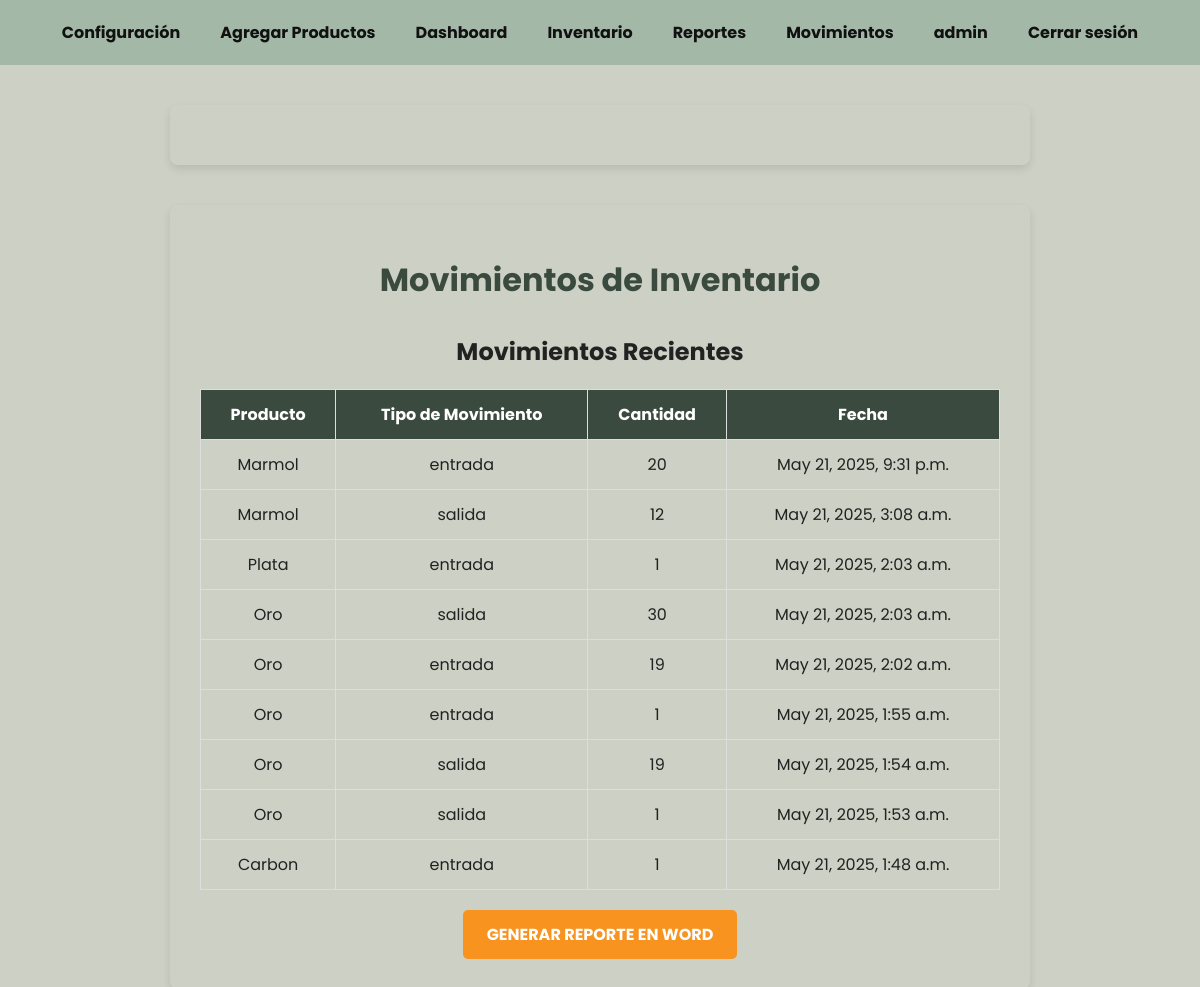
The page /reportes/ (signed in) on the database its author committed.
### inventario_app/models.py (models this page shows, shortened)
class Movimiento(models.Model):
    TIPO_MOVIMIENTO = (
        ('entrada', 'Entrada'),
        ('salida', 'Salida'),
    )
    producto = models.ForeignKey(Producto, on_delete=models.CASCADE)
    tipo_movimiento = models.CharField(max_length=7, choices=TIPO_MOVIMIENTO)
    cantidad = models.IntegerField()
    fecha = models.DateTimeField(auto_now_add=True)
    usuario = models.ForeignKey(User, on_delete=models.CASCADE)

class Producto(models.Model):
    nombre = models.CharField(max_length=255)
    descripcion = models.TextField()
    stock = models.IntegerField()
    precio = models.DecimalField(max_digits=10, decimal_places=2)
    imagen = models.ImageField(upload_to='productos/', null=True, blank=True)
    created_at = models.DateTimeField(auto_now_add=True)
    updated_at = models.DateTimeField(auto_now=True)

### inventario_app/views.py (the view)
# urls.py: path('reportes/', views.reportes_view, name='reportes'),
@login_required
def reportes_view(request):
    movimientos = Movimiento.objects.all().order_by('-fecha')
    movimientos_count = movimientos.count()
    return render(request, 'inventario_app/reportes.html', {
        'movimientos': movimientos,
        'movimientos_count': movimientos_count,
    })

### inventario_app/context_processors.py (called while the page is built)
def admin_check(request):
    print(f"Verificando usuario: {request.user.username}")  # Esto te confirmará que el context processor se ejecuta.
    if not request.user.is_authenticated:
        return {'es_admin': False}
    es_admin = request.user.groups.filter(name='Administrador').exists()
    return {'es_admin': es_admin}

### inventario_app/templates/inventario_app/reportes.html (shortened to what this page needs)
<!DOCTYPE html>
<html lang="es">
<head>
</head>
<body>
    {% include "inventario_app/navbar.html" %}
    <div class="container">
        <h1>Movimientos de Inventario</h1>
        <h2>Movimientos Recientes</h2>
        <table>
            <thead>
                <tr>
                    <th>Producto</th>
                    <th>Tipo de Movimiento</th>
                    <th>Cantidad</th>
                    <th>Fecha</th>
                </tr>
            </thead>
            <tbody>
                {% for movimiento in movimientos %}
                    <tr>
                        <td>{{ movimiento.producto.nombre }}</td>
                        <td>{{ movimiento.tipo_movimiento }}</td>
                        <td>{{ movimiento.cantidad }}</td>
                        <td>{{ movimiento.fecha }}</td>
                    </tr>
                {% empty %}
                    <tr>
                        <td colspan="4" style="text-align:center; padding: 20px; color: #666;">
                            No hay movimientos registrados.
                        </td>
                    </tr>
                {% endfor %}
            </tbody>
        </table>
        <a href="{% url 'generar_reporte_word' %}" class="button">Generar Reporte en Word</a>
    </div>
</body>
</html>

### inventario_app/templates/inventario_app/navbar.html (shortened to what this page needs)
<!DOCTYPE html>
<html lang="es">
<head>
</head>
<body>
  <nav>
    {% if es_admin %}
        <a href="{% url 'configuracion' %}">Configuración</a>
        <a href="{% url 'registrar_producto' %}">Agregar Productos</a>
    {% endif %}
    {% if user.is_authenticated %}
    <a href="{% url 'dashboard' %}">Dashboard</a>
    <a href="{% url 'productos_inventario' %}">Inventario</a>
    <a href="{% url 'reportes' %}">Reportes</a>
    <a href="{% url 'movimientos' %}">Movimientos</a>
    <a href="">{{user.username}}</a>
    <a href="{% url 'logout' %}">Cerrar sesión</a>
    {% else %}
    <a href="{% url 'login' %}">Iniciar Sesión</a>
    {% endif %}
  </nav>
  <div class="container">
  </div>
</body>
</html>

### inventario_app/templates/inventario_app/reportes.html (style rules this page uses)
body { font-family: 'Poppins', sans-serif; background-color: #f4f4f9; color: #333; margin: 0; }
.container { margin: 40px auto; padding: 30px; max-width: 1000px; background-color: #fff; box-shadow: 0 4px 8px rgba(0, 0, 0, 0.1); border-radius: 8px; }
h1 { font-size: 32px; margin-bottom: 30px; color: #3b4a3f; }
table { width: 100%; border-collapse: collapse; font-size: 16px; }
th, td { padding: 12px; border: 1px solid #ddd; text-align: center; }
th { background-color: #3b4a3f; color: white; }
.button { padding: 12px 24px; background-color: #f7931e; color: white; border: none; border-radius: 5px; cursor: pointer; font-weight: bold; text-transform: uppercase; text-decoration: none; display: inline-block; margin-top: 20px; }

### inventario_app/templates/inventario_app/navbar.html (style rules this page uses)
body { margin: 0; font-family: 'Poppins', sans-serif; background-color: #cdd0c4; color: #222; }
nav { display: flex; justify-content: center; padding: 20px; gap: 40px; font-weight: bold; background-color: #a3b8a7; }
nav a { text-decoration: none; color: #111; transition: color 0.3s ease; }
.container { max-width: 800px; margin: 40px auto; padding: 30px; background-color: transparent; text-align: center; }

### rows shown on the page
Movimiento: producto.nombre "Marmol", tipo_movimiento "entrada", cantidad "20", fecha "May 21, 2025, 9:31 p.m."
Movimiento: producto.nombre "Marmol", tipo_movimiento "salida", cantidad "12", fecha "May 21, 2025, 3:08 a.m."
Movimiento: producto.nombre "Plata", tipo_movimiento "entrada", cantidad "1", fecha "May 21, 2025, 2:03 a.m."
Movimiento: producto.nombre "Oro", tipo_movimiento "salida", cantidad "30", fecha "May 21, 2025, 2:03 a.m."
Movimiento: producto.nombre "Oro", tipo_movimiento "entrada", cantidad "19", fecha "May 21, 2025, 2:02 a.m."
Movimiento: producto.nombre "Oro", tipo_movimiento "entrada", cantidad "1", fecha "May 21, 2025, 1:55 a.m."
Movimiento: producto.nombre "Oro", tipo_movimiento "salida", cantidad "19", fecha "May 21, 2025, 1:54 a.m."
Movimiento: producto.nombre "Oro", tipo_movimiento "salida", cantidad "1", fecha "May 21, 2025, 1:53 a.m."
Movimiento: producto.nombre "Carbon", tipo_movimiento "entrada", cantidad "1", fecha "May 21, 2025, 1:48 a.m."

### other values the page prints
{{ user.username }} "admin"
